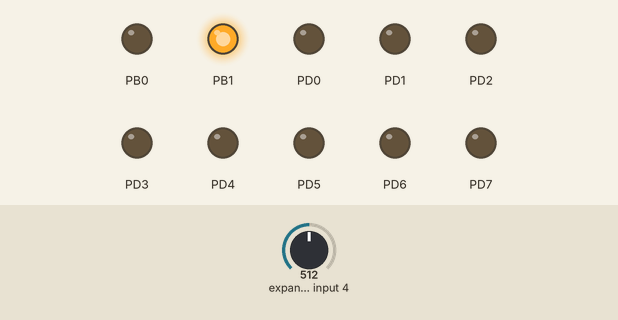
This program was run on a simulated ATmega328P, built with avr-gcc and emulated at 16 MHz. Shown: output pins drawn as LEDs (lit = HIGH). The test bench sets the inputs (shaded band); at power-on: expander input 4 = 512.

Above: at 0.1 s.
Timing chart, 0 to 1.6 s (numbered marks = the images above):
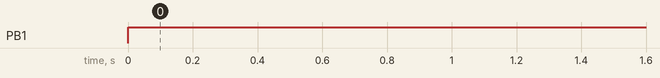

The program:

main.c
```c
/******************************************************************************
//Encabezado
//Universidad del Valle de Guatemala
// IE2023 Programaci?n de Microcontroladores
// Autor: Rodrigo Oliveros
// Proyecto: LAB4
// Descripci?n: Contador de 8 bits con C
// Hardware: ATMega328P
// Created:04/04/2024
//Facilitadores
*******************************************************************************/
#define F_CPU 16000000
#include <avr/io.h>
#include <avr/interrupt.h>
#include <util/delay.h> //Frencuencia de reloj
#include <stdint.h>

volatile uint8_t potValue = 0;

void setup(void);
void initADC(void);

int main(void)
{
	cli();
	setup();
	initADC();
	sei();
	ADCSRA |= (1<<ADSC);
	//loop principal
	while (1)
	{
		// Convertir el valor del potenciómetro a un rango de 1000 a 2000 (aproximadamente)
		// utilizando una regla de tres simple.
		uint16_t pulseWidth = (uint16_t)potValue * 11 + 1000;

		// Generar señal PWM para el servo
		OCR1A = pulseWidth;

		//_delay_ms(15); // Pequeña pausa para estabilizar el movimiento
	}
}
void setup(void) {
	//salidas
	UCSR0B = 0;
	DDRD = 0xFF;
	PORTD = 0x00;
	DDRB |= (1<<DDB0)|(1<<DDB1);

	// Configurar Timer 1 para generar PWM en modo Fast PWM
	TCCR1A |= (1 << COM1A1) | (1 << WGM11); // Configurar OC1A en modo Fast PWM
	TCCR1B |= (1 << WGM13) | (1 << WGM12) | (1 << CS11); // Modo Fast PWM, prescaler 8
}
void initADC(void) {
	ADMUX = 0;
	ADMUX |= (1<<REFS0);//REF 5V
	ADMUX |= (1<<ADLAR); //LEFT
	ADMUX |= (1<<MUX2)|(1<<MUX1)|(1<<MUX0);
	ADCSRA = 0;

	ADCSRA |= (1<<ADIE); //ADC INTERRUPT ON
	ADCSRA |= (1<<ADPS2)|(1<<ADPS1); //FREC 125KHZ
	ADCSRA |= (1<<ADEN); //ADC ON
	ADCSRB = 0;
	DIDR0 |= (1<<ADC0D);
	ADMUX &= ~(1 << MUX0); // Selección inicial de canal ADC
	ADCSRA |= (1 << ADSC);
}
//Interrupciones
ISR(ADC_vect){

	potValue = ADCH;
	ADCSRA |= (1<<ADIF);
	ADCSRA |= (1<<ADSC);
}
```

Measured:
- by itself, PB1: LOW → HIGH at 0.00 s
